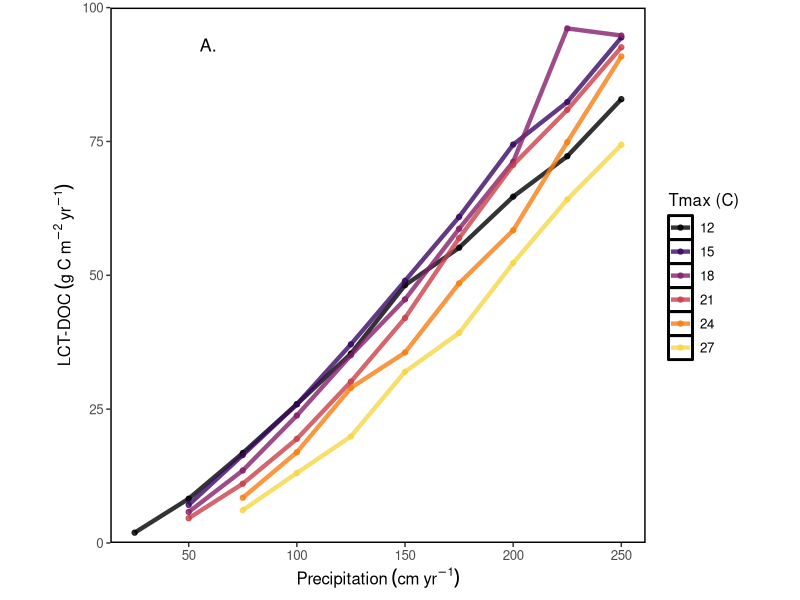
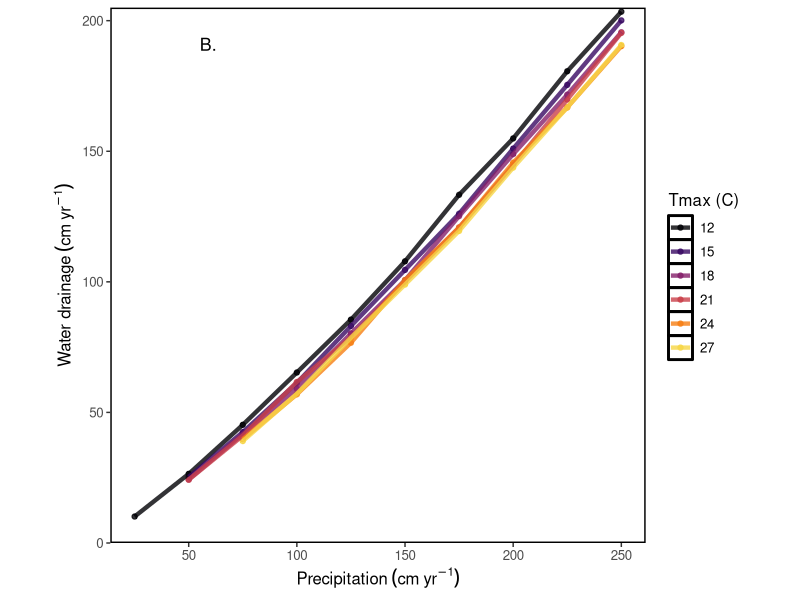
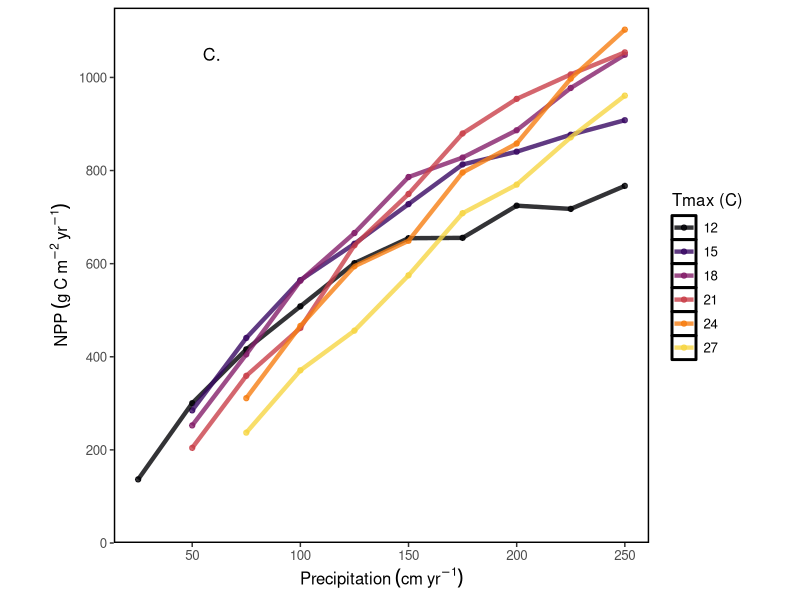
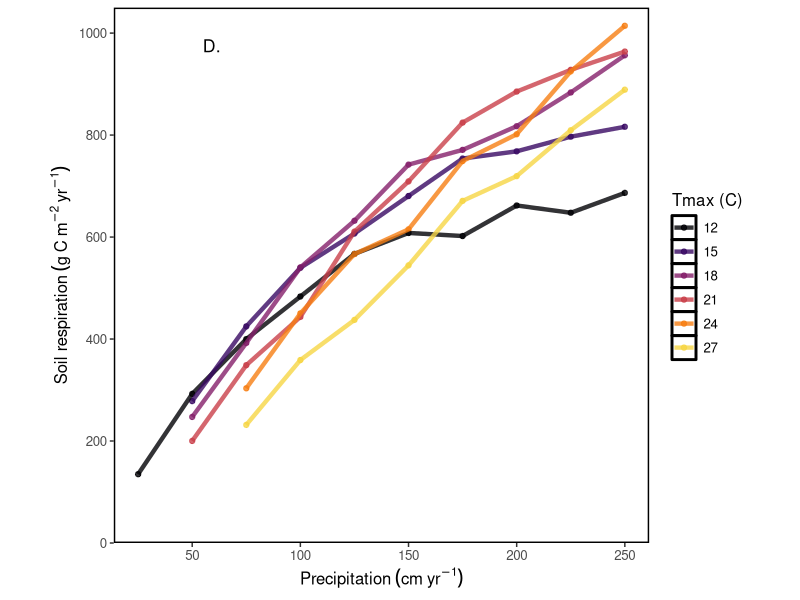
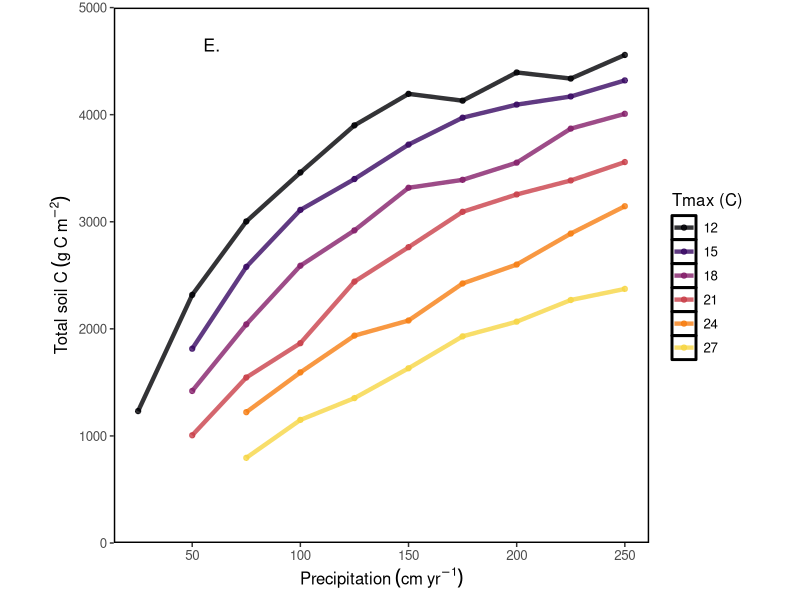
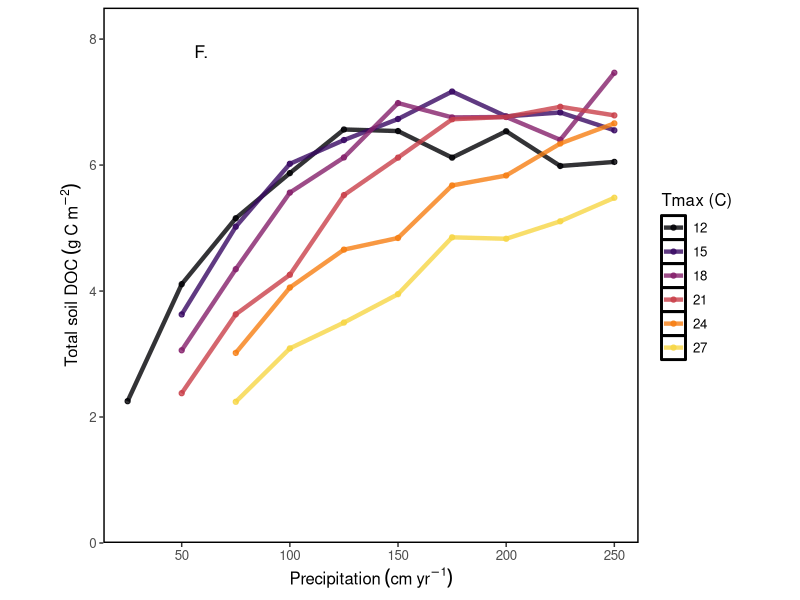
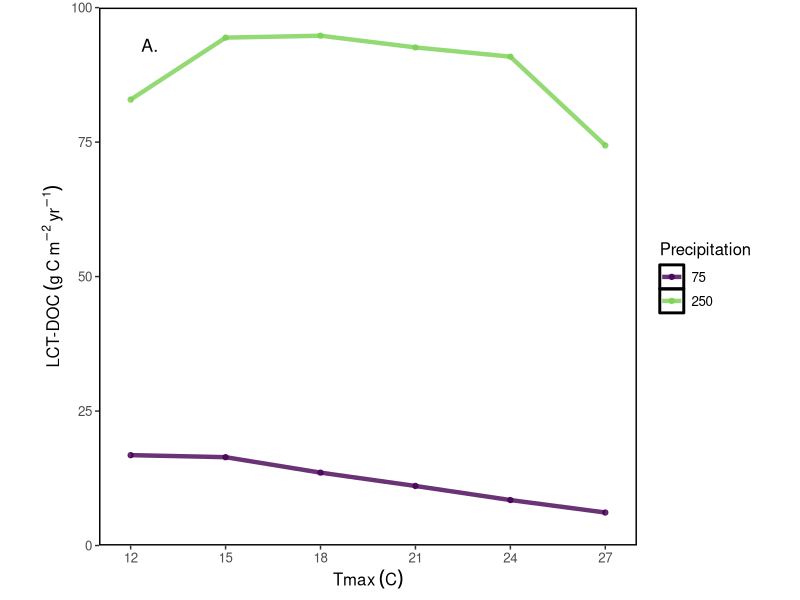
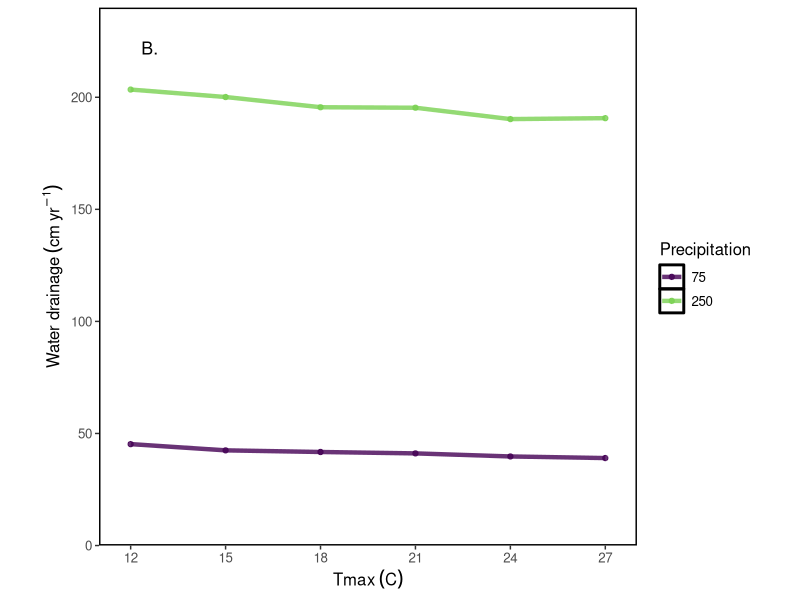

These figures' R source, in order:
####Plotting base parameter runs over 60 Precip/Temp
####combindations########
#load packages
library(ggplot2)
library(viridis)  
library(gridExtra)
library(reshape2)

#Temp vs. Precip experiment
setwd("") #set to location of terrestrial-aquatic-LCT folder

#read in annual summary model simulations
df<-read.csv("SensitivityAnalysis/SASoil_base.csv", stringsAsFactors = F)
df$Value<-as.numeric(df$Value)
data_wide <- dcast(df, runNum + Tmax + Precip + trait ~ Variable, value.var = "Value", fun.aggregate = mean)
data_wide<-data_wide[(data_wide$Cw > 0) & (data_wide$NPP > 0), ] #remove unrealistic negative NPP and negative wood C

#my ggplot2 theme
borderTheme0.5<-theme(panel.grid.major = element_blank(),panel.grid.minor = element_blank(),
                      panel.background = element_rect(colour = "black", size=1, fill=NA), 
                      strip.background = element_blank(), 
                      panel.spacing = unit(0.3, "lines"), axis.ticks.length = unit(0.2, "lines"), 
                      text = element_text(size = 12),legend.background=element_blank(), 
                      legend.key = element_rect(fill = NA), aspect.ratio = 1)
#create a color palette
tempCols<-mycols<-viridis(6, alpha = 0.8, begin = 0, end = 0.9, option = "B", direction=1)

#LCT vs. precip, colored by temp
data_wide$Tmax_f<-factor(data_wide$Tmax)
p1<-ggplot(data_wide, aes(x=Precip, y=SumLdoc, group=Tmax_f, colour=Tmax_f))+#geom_boxplot()+
  geom_point(size=1.5)+geom_line(size=1.5)+scale_color_manual(values=tempCols, "Tmax (C)")+
  labs(x=expression('Precipitation'~(cm~yr^-1)), y=expression('LCT-DOC'~(g~C~m^-2~yr^-1)))+
  borderTheme0.5+scale_y_continuous(limits=c(0,100), breaks=seq(0,100, 25), expand = c(0, 0))+
  annotate("text", x=59, y=93, label= "A.", size=4.5)
p1 
#ggsave(filename = "TmaxLine_NewS.png", plot=p1, width = 3.5, height = 2.5, units= "in", device='png', dpi=320)

#water export vs. precip
p2<-ggplot(data_wide, aes(x=Precip, y=SumD, group=Tmax_f, colour=Tmax_f))+#geom_boxplot()+
  geom_point(size=1.5)+geom_line(size=1.5)+scale_color_manual(values=tempCols, "Tmax (C)")+
  labs(y=expression('Water drainage'~(cm~yr^-1)), x=expression('Precipitation'~(cm~yr^-1)))+
  borderTheme0.5+#scale_y_continuous(limits=c(0,155), breaks=seq(0,150, 50), expand = c(0, 0))+
  scale_y_continuous(limits=c(0,205), breaks=seq(0,200,50), expand=c(0,0))+
  annotate("text", x=59, y=191, label= "B.", size=4.5)
p2
#ggsave(filename = "drainagePrecip_NewS.png", plot=p2, width = 3.5, height = 2.5, units= "in", device='png', dpi=320)

#NPP vs. precip
p3<-ggplot(data_wide, aes(x=Precip, y=NPP, group=Tmax_f, colour=Tmax_f))+#geom_boxplot()+
  geom_point(size=1.5)+geom_line(size=1.5)+scale_color_manual(values=tempCols, "Tmax (C)")+
  labs(y=expression('NPP'~(g~C~m^-2~yr^-1)), x=expression('Precipitation'~(cm~yr^-1)))+
  borderTheme0.5+
  scale_y_continuous(limits=c(0,1150), breaks=seq(0,1000,200), expand=c(0,0))+
  annotate("text", x=59, y=1050, label= "C.", size=4.5)
p3
#ggsave(filename = "NPPprecip_NewS.png", plot=p3, width = 3.5, height = 2.5, units= "in", device='png', dpi=320)

#Soil respiration vs. precip
p4<-ggplot(data_wide, aes(x=Precip, y=SumRSoil, group=Tmax_f, colour=Tmax_f))+#geom_boxplot()+
  geom_point(size=1.5)+geom_line(size=1.5)+scale_color_manual(values=tempCols, "Tmax (C)")+
  labs(y=expression('Soil respiration'~(g~C~m^-2~yr^-1)), x=expression('Precipitation'~(cm~yr^-1)))+
  borderTheme0.5+#scale_y_continuous(limits=c(0,155), breaks=seq(0,150, 50), expand = c(0, 0))+
  scale_y_continuous(limits=c(0,1050), breaks=seq(0,1000,200), expand=c(0,0))+
  annotate("text", x=59, y=975, label= "D.", size=4.5)
p4
#ggsave(filename = "soilprecip_NewS.png", plot=p4, width = 3.6, height = 2.6, units= "in", device='png', dpi=320)

#Soil C vs. precip
data_wide$CsSum<-data_wide$Cs1 + data_wide$Cs2 + data_wide$Cs3 + data_wide$Cs4
p5<-ggplot(data_wide, aes(x=Precip, y=CsSum, group=Tmax_f, colour=Tmax_f))+
  geom_point(size=1.5)+geom_line(size=1.5)+scale_color_manual(values=tempCols, "Tmax (C)")+
  labs(y=expression('Total soil C'~(g~C~m^-2)), x=expression('Precipitation'~(cm~yr^-1)))+
  borderTheme0.5+
  scale_y_continuous(limits=c(0,5000), breaks=seq(0,5000,1000), expand=c(0,0))+
  annotate("text", x=59, y=4650, label= "E.", size=4.5)
p5
#ggsave(filename = "CsPrecip_NewS.png", plot=p5, width = 3.5, height = 2.5, units= "in", device='png', dpi=320)

#soil DOC vs. precip
data_wide$CdSum<-data_wide$Cdoc1 + data_wide$Cdoc2
p6<-ggplot(data_wide, aes(x=Precip, y=CdSum, group=Tmax_f, colour=Tmax_f))+#geom_boxplot()+
  geom_point(size=1.5)+geom_line(size=1.5)+scale_color_manual(values=tempCols, "Tmax (C)")+
  labs(y=expression('Total soil DOC'~(g~C~m^-2)), x=expression('Precipitation'~(cm~yr^-1)))+
  borderTheme0.5+#scale_y_continuous(limits=c(0,155), breaks=seq(0,150, 50), expand = c(0, 0))+
  scale_y_continuous(limits=c(0,8.5), breaks=seq(0,8,2), expand=c(0,0))+
  annotate("text", x=59, y=7.8, label= "F.", size=4.5)
p6
#ggsave(filename = "CdPrecip_NewS.png", plot=p6, width = 3.5, height = 2.5, units= "in", device='png', dpi=320)


###Plots for only two precips at all temps
#make color palette
mycols2<-viridis(2, alpha = 0.8, begin = 0, end = 0.8, option = "D", direction=1)
data_wide$Precip_f<-factor(data_wide$Precip)
#subset for two precips
SubPrecip<-rbind(data_wide[data_wide$Precip==75,], data_wide[data_wide$Precip==250,])

#LCT vs temp
p1a<-ggplot(SubPrecip, aes(x=Tmax, y=SumLdoc, group=Precip_f, colour=Precip_f))+#geom_boxplot()+
  geom_point(size=1.5)+geom_line(size=1.5)+scale_color_manual(values=mycols2, "Precipitation")+
  labs(x=expression('Tmax'~(C)), y=expression('LCT-DOC'~(g~C~m^-2~yr^-1)))+
  borderTheme0.5+scale_y_continuous(limits=c(0,100), breaks=seq(0,100, 25), expand = c(0, 0))+
  scale_x_continuous(limits=c(11,28), breaks=seq(12,27, 3), expand = c(0, 0))+
  annotate("text", x=12.6, y=93, label= "A.", size=4.5)
p1a 
#ggsave(filename = "TmaxLine2a_NewS.png", plot=p1a, width = 3.5, height = 2.5, units= "in", device='png', dpi=320)

#Drainage vs temp
p2a<-ggplot(SubPrecip, aes(x=Tmax, y=SumD, group=Precip_f, colour=Precip_f))+#geom_boxplot()+
  geom_point(size=1.5)+geom_line(size=1.5)+scale_color_manual(values=mycols2, "Precipitation")+
  labs(y=expression('Water drainage'~(cm~yr^-1)), x=expression('Tmax'~(C)))+
  borderTheme0.5+
  scale_x_continuous(limits=c(11,28), breaks=seq(12,27, 3), expand = c(0, 0))+
  scale_y_continuous(limits=c(0,240), breaks=seq(0,200,50), expand=c(0,0))+
  annotate("text", x=12.6, y=222, label= "B.", size=4.5)
p2a
#ggsave(filename = "drainagePrecip2_NewS.png", plot=p2a, width = 3.5, height = 2.5, units= "in", device='png', dpi=320)

#Soil DOC vs temp
p3a<-ggplot(SubPrecip, aes(x=Tmax, y=CdSum, group=Precip_f, colour=Precip_f))+#geom_boxplot()+
  geom_point(size=1.5)+geom_line(size=1.5)+scale_color_manual(values=mycols2, "Precipitation")+
  labs(y=expression('Total soil DOC'~(g~C~m^-2)), x=expression('Tmax'~(C)))+
  borderTheme0.5+
  scale_x_continuous(limits=c(11,28), breaks=seq(12,27, 3), expand = c(0, 0))+
  scale_y_continuous(limits=c(0,9), breaks=seq(0,8,2), expand=c(0,0))+
  annotate("text", x=12.6, y=8.2, label= "C.", size=4.5)
p3a
#ggsave(filename = "MeanCdPrecip2_NewS.png", plot=p3a, width = 3.5, height = 2.5, units= "in", device='png', dpi=320)

#Soil C vs temp
p4a<-ggplot(SubPrecip, aes(x=Tmax, y=CsSum, group=Precip_f, colour=Precip_f))+#geom_boxplot()+
  geom_point(size=1.5)+geom_line(size=1.5)+scale_color_manual(values=mycols2, "Precipitation")+
  labs(y=expression('Total soil C'~(g~C~m^-2)), x=expression('Tmax'~(C)))+
  borderTheme0.5+
  scale_x_continuous(limits=c(11,28), breaks=seq(12,27, 3), expand = c(0, 0))+
  scale_y_continuous(limits=c(0,5300), breaks=seq(0,5000, 1000), expand=c(0,0))+
  annotate("text", x=12.6, y=4920, label= "D.", size=4.5)
p4a
#ggsave(filename = "MeanCsPrecip2_NewS.png", plot=p4a, width = 3.5, height = 2.5, units= "in", device='png', dpi=320)

#NPP vs Temp
p5a<-ggplot(SubPrecip, aes(x=Tmax, y=NPP, group=Precip_f, colour=Precip_f))+#geom_boxplot()+
  geom_point(size=1.5)+geom_line(size=1.5)+scale_color_manual(values=mycols2, "Precipitation")+
  labs(y=expression('NPP'~(g~C~m^-2~yr^-1)), x=expression('Tmax'~(C)))+
  borderTheme0.5+
  scale_y_continuous(limits=c(0,1300), breaks=seq(0,1200,200), expand=c(0,0))+
  scale_x_continuous(limits=c(11,28), breaks=seq(12,27, 3), expand = c(0, 0))+
  annotate("text", x=12.7, y=1200, label= "E.", size=4.5)
p5a
#ggsave(filename = "NPPprecip2_NewS.png", plot=p5a, width = 3.5, height = 2.5, units= "in", device='png', dpi=320)

#soil respiration vs. temp
p6a<-ggplot(SubPrecip, aes(x=Tmax, y=SumRSoil, group=Precip_f, colour=Precip_f))+#geom_boxplot()+
  geom_point(size=1.5)+geom_line(size=1.5)+scale_color_manual(values=mycols2, "Precipitation")+
  labs(y=expression('Soil respiration'~(g~C~m^-2~yr^-1)), x=expression('Tmax'~(C)))+
  borderTheme0.5+
  scale_x_continuous(limits=c(11,28), breaks=seq(12,27, 3), expand = c(0, 0))+
  scale_y_continuous(limits=c(0,1070), breaks=seq(0,1000,200), expand=c(0,0))+
  annotate("text", x=12.8, y=975, label= "F.", size=4.5)
p6a
#ggsave(filename = "soilprecip2_NewS.png", plot=p6a, width = 3.6, height = 2.6, units= "in", device='png', dpi=320)


#extras for supplement
#GPP vs. precip
p1c<-ggplot(data_wide, aes(x=Precip, y=GPP, group=Tmax_f, colour=Tmax_f))+#geom_boxplot()+
  geom_point(size=1.5)+geom_line(size=1.5)+scale_color_manual(values=tempCols, "Tmax (C)")+
  labs(y=expression('GPP'~(g~C~m^-2~yr^-1)), x=expression('Precipitation'~(cm~yr^-1)))+
  borderTheme0.5+
  scale_y_continuous(limits=c(400,2050), breaks=seq(400,2000,400), expand=c(0,0))+
  annotate("text", x=59, y=1900, label= "A.", size=4.5)
p1c
#ggsave(filename = "GPPprecip_NewS.png", plot=p1c, width = 3.6, height = 2.6, units= "in", device='png', dpi=320)

#TER vs precip
data_wide$TER<-(data_wide$GPP+data_wide$NEE) #calculate ecosystem respiration
p2c<-ggplot(data_wide, aes(x=Precip, y=TER, group=Tmax_f, colour=Tmax_f))+#geom_boxplot()+
  geom_point(size=1.5)+geom_line(size=1.5)+scale_color_manual(values=tempCols, "Tmax (C)")+
  labs(y=expression('ER'~(g~C~m^-2~yr^-1)), x=expression('Precipitation'~(cm~yr^-1)))+
  borderTheme0.5+
  scale_y_continuous(limits=c(300,1900), breaks=seq(300,1800,300), expand=c(0,0))+
  annotate("text", x=59, y=1795, label= "B.", size=4.5)
p2c
#ggsave(filename = "ERprecip_NewS.png", plot=p2c, width = 3.6, height = 2.6, units= "in", device='png', dpi=320)


########linear regressions#####
data_wide$WSum<-data_wide$W1 + data_wide$W2 #calculate soil water
data_wide$DOCconc<-data_wide$CdSum/(data_wide$WSum*0.01) #calculate soil DOC concentration

##LCT-precip regression
myfit<-lm(SumLdoc~Precip, data=data_wide)

##standardized effect size of intermediate drivers
#function to calculate z scores
ScoreVals<-function(Vals){
  my_sd<- sd(Vals)*sqrt((length(Vals)-1)/(length(Vals)))
  my_mean <- mean(Vals)
  my_scored<-(Vals-my_mean)/my_sd
  return(my_scored)}

data_wide$CdSum_scored<-ScoreVals(data_wide$CdSum)
data_wide$DOCconc<-ScoreVals(data_wide$DOCconc)
data_wide$WSum_scored<-ScoreVals(data_wide$WSum)
data_wide$SumD_scored<-ScoreVals(data_wide$SumD)
data_wide$NPP_scored<-ScoreVals(data_wide$NPP)
data_wide$SoilResp_scored<-ScoreVals(data_wide$SumRSoil)
data_wide$Precip_scored<-ScoreVals(data_wide$Precip)
data_wide$Tmax_scored<-ScoreVals(data_wide$Tmax)

#standardized effect size (slope) for competing intermediate drivers
myfit<-lm(SumLdoc~CdSum_scored+WSum_scored+SumD_scored,data=data_wide)
